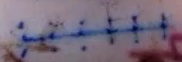
#> input picture cvat_dataset/images/default/SA_20211012-164802_incision_crop_0.jpg, 182 x 62 px
$ python tresholding_Hough.py
#> lines starting #> are read from the running program, lines starting #| are printed output that depends on the picture; after the words box and inside, x2 and y2 are one past the last pixel; in counts of white or black regions, pixels touching at a corner belong together
import numpy as np
import cv2 as cv

PATH_TO_IMG = '../cvat_dataset/images/default/SA_20211012-164802_incision_crop_0.jpg'

img = cv.imread(PATH_TO_IMG, cv.IMREAD_GRAYSCALE)
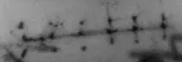
#> img: shape (62, 182); min 9, max 168, mean 111.4
h,w = img.shape
#> h = 62; w = 182
assert img is not None, "file could not be read, check with os.path.exists()"
img = cv.medianBlur(img,5)
ret,th1 = cv.threshold(img,110,255,cv.THRESH_BINARY)
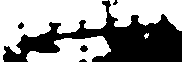
#> th1: shape (62, 182); 58.9% white; 5 black regions (2 under 20 px), largest, box (x1, y1, x2, y2) and area: (3, 0, 182, 62) 4542, (80, 45, 88, 52) 40, (18, 22, 24, 29) 29
cv.imwrite('tresholded1.png', th1)
th2 = cv.adaptiveThreshold(img,255,cv.ADAPTIVE_THRESH_MEAN_C,\
            cv.THRESH_BINARY,11,2)
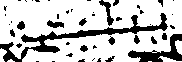
#> th2: shape (62, 182); 76.8% white; 46 black regions (31 under 20 px), largest, box (x1, y1, x2, y2) and area: (0, 13, 168, 62) 1282, (128, 34, 182, 62) 556, (99, 0, 114, 26) 130
cv.imwrite('tresholded2.png', th2)
th3 = cv.adaptiveThreshold(img,255,cv.ADAPTIVE_THRESH_GAUSSIAN_C,\
            cv.THRESH_BINARY_INV,11,2)
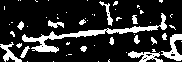
#> th3: shape (62, 182); 18.4% white; 56 white regions (41 under 20 px), largest, box (x1, y1, x2, y2) and area: (22, 13, 167, 53) 852, (161, 34, 182, 61) 243, (128, 51, 163, 62) 196
cv.imwrite('tresholded3.png', th3)

kernel = np.ones((1,3),np.uint8)
morph = cv.morphologyEx(th3, cv.MORPH_OPEN, kernel)
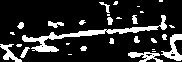
#> morph: shape (62, 182); 17% white; 29 white regions (13 under 20 px), largest, box (x1, y1, x2, y2) and area: (22, 15, 167, 52) 827, (161, 34, 182, 61) 243, (128, 52, 163, 62) 181
kernel = np.ones((1,3),np.uint8)
morph = cv.erode(morph,kernel,iterations = 3)
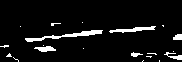
#> morph: shape (62, 182); 6.4% white; 20 white regions (14 under 20 px), largest, box (x1, y1, x2, y2) and area: (25, 30, 103, 42) 261, (109, 26, 156, 33) 149, (34, 46, 56, 52) 84, (164, 52, 182, 60) 62, (173, 34, 182, 40) 46, (131, 52, 143, 57) 33
kernel = np.ones((1,5),np.uint8)
morph = cv.dilate(morph,kernel,iterations = 1)
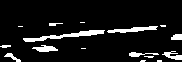
#> morph: shape (62, 182); 8.9% white; 16 white regions (7 under 20 px), largest, box (x1, y1, x2, y2) and area: (23, 30, 105, 42) 317, (107, 26, 158, 33) 181, (32, 45, 58, 52) 113


# cv.imwrite('failed/tresholded.png', th3)
#
# lines_list = []
# lines = cv.HoughLinesP(
#     morph,  # Input edge image
#     10,  # Distance resolution in pixels
#     np.pi / 180,  # Angle resolution in radians
#     threshold=150,  # Min number of votes for valid line
#     minLineLength=w/1.8,  # Min allowed length of line
#     maxLineGap=10 # Max allowed gap between line for joining them
# )
# print(lines)
#
# # Iterate over points
# for points in lines:
#     # Extracted points nested in the list
#     x1, y1, x2, y2 = points[0]
#     # Draw the lines joing the points
#     # On the original image
#     cv.line(img, (x1, y1), (x2, y2), (0, 255, 0), 2)
#     # Maintain a simples lookup list for points
#     lines_list.append([(x1, y1), (x2, y2)])
#
# cv.imwrite('failed/detectedLinesTresh.png', img)
# thresh = cv.adaptiveThreshold(img, 255, cv.ADAPTIVE_THRESH_GAUSSIAN_C, cv.THRESH_BINARY, 17, 2)
#
# # Determine the mean value of the binary image
# mean_value = np.mean(thresh)
#
# # Set Canny parameters based on the mean value
# low_threshold = int(mean_value * 0.5)
# high_threshold = int(mean_value * 1)
#
# # Apply Canny edge detection
# edges = cv.Canny(thresh, low_threshold, high_threshold)
# cv.imwrite('canny.png', edges)
# kernel_vertical = cv.getStructuringElement(cv.MORPH_RECT, (1, 6))
# vertical_lines = cv.morphologyEx(edges, cv.MORPH_OPEN, kernel_vertical)
# vertical_lines = cv.dilate(vertical_lines, kernel_vertical, iterations=5)
# kernel_horizontal = cv.getStructuringElement(cv.MORPH_RECT, (5, 1))
# horizontal_lines = cv.morphologyEx(edges, cv.MORPH_OPEN, kernel_horizontal)
# enhanced_lines = cv.bitwise_or(vertical_lines, horizontal_lines)
#
# cv.imwrite('verticalTresh.png', vertical_lines)
#
# lines1 = cv.HoughLinesP(
#     vertical_lines,  # Input edge image
#     1,  # Distance resolution in pixels
#     np.pi / 180,  # Angle resolution in radians
#     threshold=None,  # Min number of votes for valid line
#     minLineLength=1,  # Min allowed length of line
#     maxLineGap=25 # Max allowed gap between line for joining them
# )
# print(lines1)

#> (the run stopped early here; a loop or call above may not have finished)

$ run again, with cvat_dataset/images/default/SA_20211012-191450_incision_crop_0.jpg copied over cvat_dataset/images/default/SA_20211012-164802_incision_crop_0.jpg
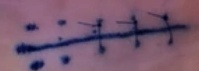
#> input picture cvat_dataset/images/default/SA_20211012-191450_incision_crop_0.jpg, 199 x 71 px
#> `ret,th1 = cv.threshold(img,110,255,cv.THRESH_BINARY)`:
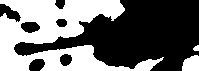
#> th1: shape (71, 199); 43.3% white; 3 white regions, box (x1, y1, x2, y2) and area: (0, 0, 164, 71) 5863, (182, 55, 199, 71) 226, (193, 45, 199, 51) 28
#> th2: shape (71, 199); 84.3% white; 44 black regions (32 under 20 px), largest, box (x1, y1, x2, y2) and area: (15, 7, 191, 54) 1239, (78, 18, 103, 31) 118, (30, 60, 45, 71) 105
#> th3: shape (71, 199); 12.1% white; 37 white regions (28 under 20 px), largest, box (x1, y1, x2, y2) and area: (16, 12, 191, 54) 1144, (30, 60, 45, 70) 95, (24, 24, 40, 31) 73
#> `morph = cv.dilate(morph,kernel,iterations = 1)`:
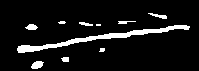
#> morph: shape (71, 199); 8.1% white; 10 white regions (2 under 20 px), largest, box (x1, y1, x2, y2) and area: (17, 25, 190, 53) 812, (31, 61, 44, 69) 75, (25, 24, 38, 30) 55

$ run again, with cvat_dataset/images/default/SA_20211104-131923_incision_crop_0.jpg copied over cvat_dataset/images/default/SA_20211012-164802_incision_crop_0.jpg
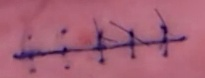
#> input picture cvat_dataset/images/default/SA_20211104-131923_incision_crop_0.jpg, 205 x 78 px
#> th1: shape (78, 205); 84.8% white; 9 black regions (3 under 20 px), largest, box (x1, y1, x2, y2) and area: (13, 20, 187, 65) 2131, (37, 0, 54, 13) 121, (0, 0, 15, 6) 59, (61, 28, 68, 35) 35, (29, 67, 36, 74) 34, (64, 65, 70, 70) 20
#> th2: shape (78, 205); 85.7% white; 46 black regions (33 under 20 px), largest, box (x1, y1, x2, y2) and area: (13, 9, 188, 60) 1304, (20, 0, 50, 47) 311, (64, 0, 108, 4) 105
#> th3: shape (78, 205); 9.8% white; 36 white regions (28 under 20 px), largest, box (x1, y1, x2, y2) and area: (13, 9, 188, 60) 1210, (20, 30, 27, 47) 47, (99, 56, 105, 65) 39
#> `morph = cv.dilate(morph,kernel,iterations = 1)`:
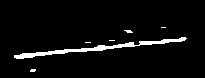
#> morph: shape (78, 205); 4.4% white; 6 white regions (5 under 20 px), largest, box (x1, y1, x2, y2) and area: (14, 37, 187, 59) 649
